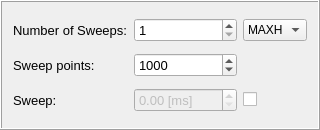
          <widget class="QFrame" name="sweep_gridFrame">
           <property name="minimumSize">
            <size>
             <width>0</width>
             <height>130</height>
            </size>
           </property>
           <property name="frameShape">
            <enum>QFrame::Box</enum>
           </property>
           <property name="frameShadow">
            <enum>QFrame::Raised</enum>
           </property>
           <layout class="QGridLayout" name="gridLayout_3">
            <item row="0" column="2">
             <widget class="QComboBox" name="no_sweeps_dropdown">
              <item>
               <property name="text">
                <string>MAXH</string>
               </property>
              </item>
              <item>
               <property name="text">
                <string>AVER</string>
               </property>
              </item>
             </widget>
            </item>
            <item row="0" column="0">
             <widget class="QLabel" name="label_7">
              <property name="font">
               <font>
                <pointsize>10</pointsize>
               </font>
              </property>
              <property name="text">
               <string>Number of Sweeps:</string>
              </property>
             </widget>
            </item>
            <item row="3" column="0">
             <widget class="QLabel" name="label_13">
              <property name="font">
               <font>
                <pointsize>10</pointsize>
               </font>
              </property>
              <property name="frameShape">
               <enum>QFrame::NoFrame</enum>
              </property>
              <property name="midLineWidth">
               <number>1</number>
              </property>
              <property name="text">
               <string>Sweep:</string>
              </property>
             </widget>
            </item>
            <item row="1" column="1">
             <widget class="QSpinBox" name="sweep_points_spinbox">
              <property name="font">
               <font>
                <pointsize>10</pointsize>
               </font>
              </property>
              <property name="maximum">
               <number>99000</number>
              </property>
              <property name="value">
               <number>1000</number>
              </property>
             </widget>
            </item>
            <item row="1" column="0">
             <widget class="QLabel" name="label_3">
              <property name="font">
               <font>
                <pointsize>10</pointsize>
               </font>
              </property>
              <property name="text">
               <string>Sweep points:</string>
              </property>
             </widget>
            </item>
            <item row="3" column="1">
             <widget class="QDoubleSpinBox" name="sweepTime_spinbox">
              <property name="enabled">
               <bool>false</bool>
              </property>
              <property name="font">
               <font>
                <pointsize>10</pointsize>
               </font>
              </property>
              <property name="wrapping">
               <bool>false</bool>
              </property>
              <property name="alignment">
               <set>Qt::AlignLeading|Qt::AlignLeft|Qt::AlignVCenter</set>
              </property>
              <property name="prefix">
               <string/>
              </property>
              <property name="suffix">
               <string> [ms]</string>
              </property>
              <property name="maximum">
               <double>1000.000000000000000</double>
              </property>
             </widget>
            </item>
            <item row="0" column="1">
             <widget class="QSpinBox" name="no_sweeps_spinbox">
              <property name="font">
               <font>
                <pointsize>10</pointsize>
               </font>
              </property>
              <property name="minimum">
               <number>1</number>
              </property>
              <property name="maximum">
               <number>1000</number>
              </property>
             </widget>
            </item>
            <item row="3" column="2">
             <widget class="QCheckBox" name="sweepTime_checkbox">
              <property name="font">
               <font>
                <pointsize>10</pointsize>
               </font>
              </property>
              <property name="text">
               <string/>
              </property>
             </widget>
            </item>
           </layout>
          </widget>
